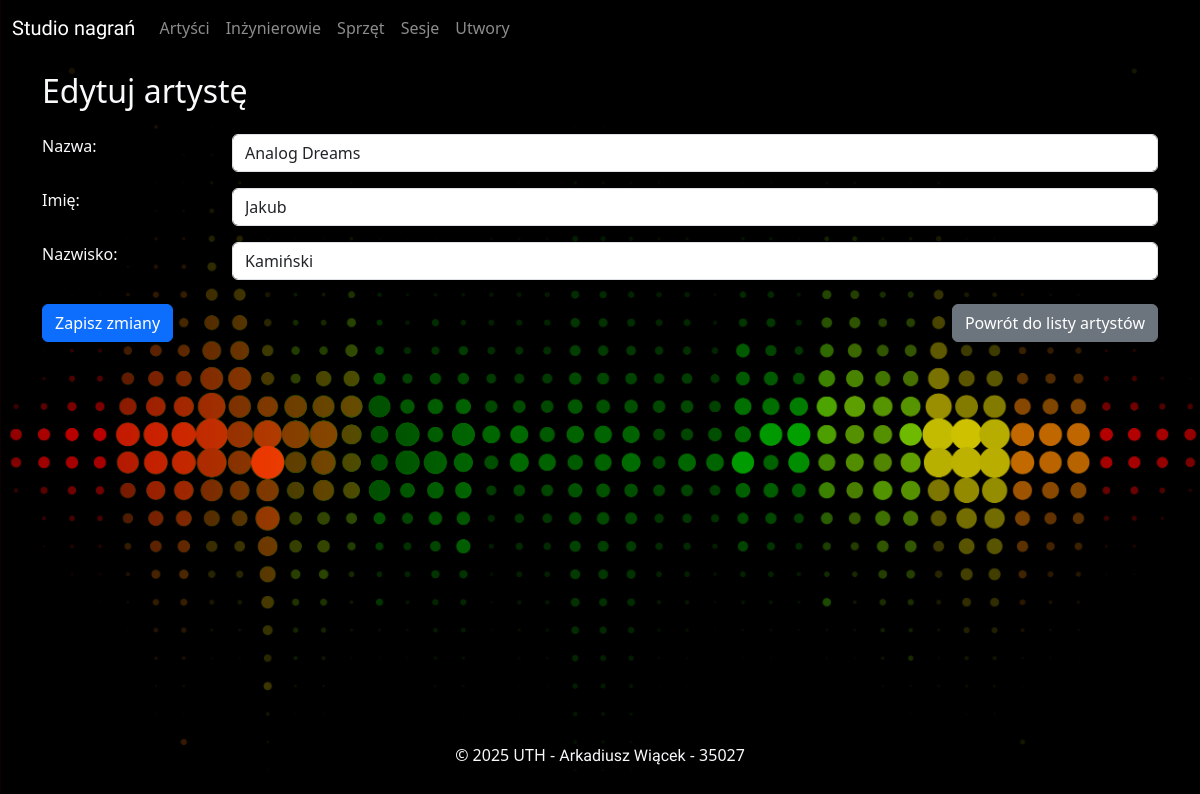
The app's page /artysci/edytuj/7, older data.
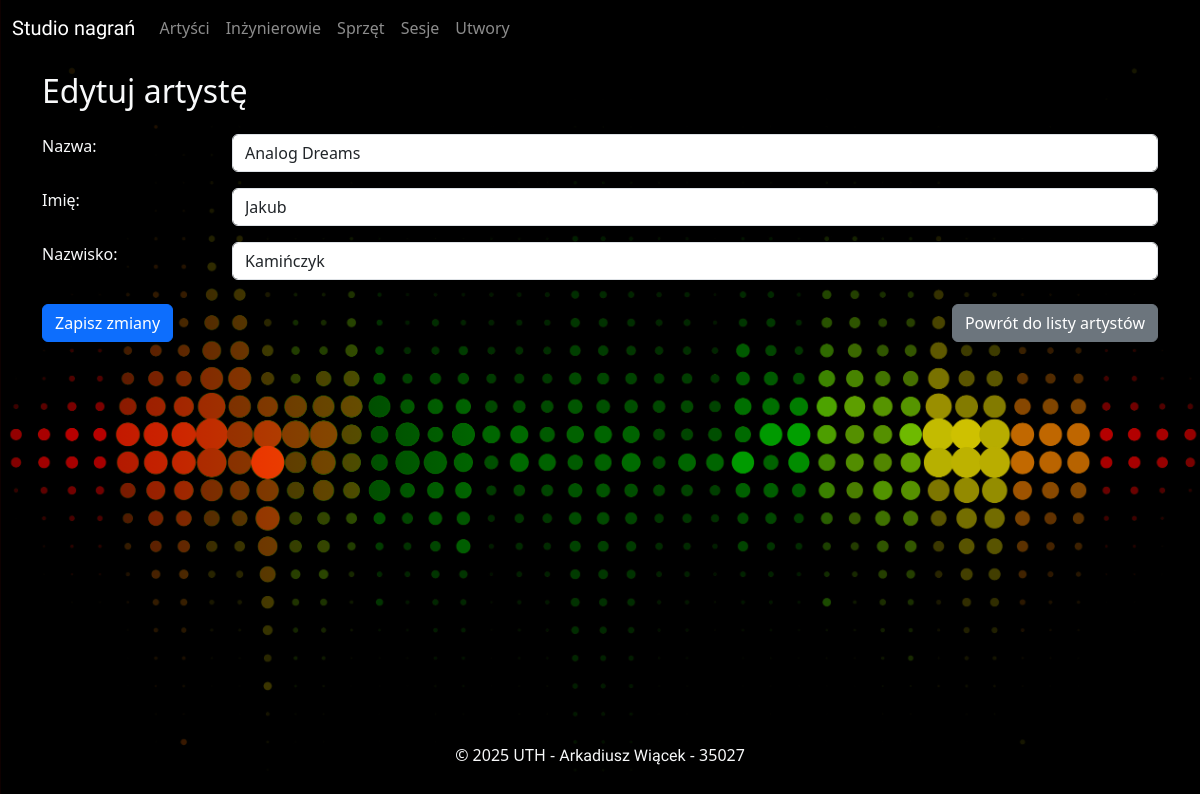
The same page, newer data.
### app/models.py (models this page shows)
class Artysci(Base):
    __tablename__ = "artysci"
    IdArtysty = Column(Integer, primary_key=True)
    Nazwa = Column(String)
    Imie = Column(String)
    Nazwisko = Column(String)
    sesje = relationship(
        "Sesje", back_populates="artysci", cascade="all, delete-orphan"
    )
    utwory = relationship(
        "Utwory", back_populates="artysci", cascade="all, delete-orphan"
    )

### app/views/artysci.py (the view)
@artysci_bp.route("/edytuj/<int:IdArtysty>", methods=["GET", "POST"])
def edytuj_artyste_view(IdArtysty):
    sesja = database.Session()
    try:
        artysta = sesja.query(Artysci).filter(Artysci.IdArtysty == IdArtysty).first()
        if request.method == "POST":
            artysta.Nazwa = request.form.get("nazwa")
            artysta.Imie = request.form.get("imie")
            artysta.Nazwisko = request.form.get("nazwisko")
            sesja.commit()
            return redirect(url_for("artysci.artysci_view"))
        else:
            return render_template("edytuj_artyste.html", artysta=artysta)
    finally:
        sesja.close()

### app/templates/edytuj_artyste.html (shortened to what this page needs)
{% extends "base.html" %}
{% block content %}
    <div class="container">
        <div class="row py-1 py-sm-3">
            <div class="col text-light">
                <h2>
                    Edytuj artystę
                </h2>
            </div>
        </div>
        <div class="row">
            <div class="col text-light">
                <form method="post">
                    <div class="row mb-3">
                        <label class="col-sm-2" for="nazwa">
                            Nazwa:
                        </label>
                        <div class="col-sm-10">
                            <input type="text"
                                   name="nazwa"
                                   id="nazwa"
                                   class="form-control"
                                   value="{{ artysta.Nazwa }}"
                                   required>
                        </div>
                    </div>
                    <div class="row mb-3">
                        <label class="col-sm-2" for="imie">
                            Imię:
                        </label>
                        <div class="col-sm-10">
                            <input type="text"
                                   name="imie"
                                   id="imie"
                                   class="form-control"
                                   value="{{ artysta.Imie }}">
                        </div>
                    </div>
                    <div class="row mb-3">
                        <label class="col-sm-2" for="nazwisko">
                            Nazwisko:
                        </label>
                        <div class="col-sm-10">
                            <input type="text"
                                   name="nazwisko"
                                   id="nazwisko"
                                   class="form-control"
                                   value="{{ artysta.Nazwisko }}">
                        </div>
                    </div>
                    <div class="row mt-2">
                        <div class="col-12 col-sm pt-2">
                            <button type="submit" class="btn btn-primary btn-block">
                                Zapisz zmiany
                            </button>
                        </div>
                        <div class="col-12 col-sm pt-4 pt-sm-2 d-flex justify-content-sm-end">
                            <a href="{{ url_for("artysci.artysci_view") }}"
                               class="btn btn-secondary btn-block">Powrót do listy artystów</a>
                        </div>
                    </div>
                </form>
            </div>
        </div>
    </div>
{% endblock content %}

Row changes from the older to the newer data that the page shows:
changed Artysci "Analog Dreams": nazwisko "Kamiński" → "Kamińczyk"
